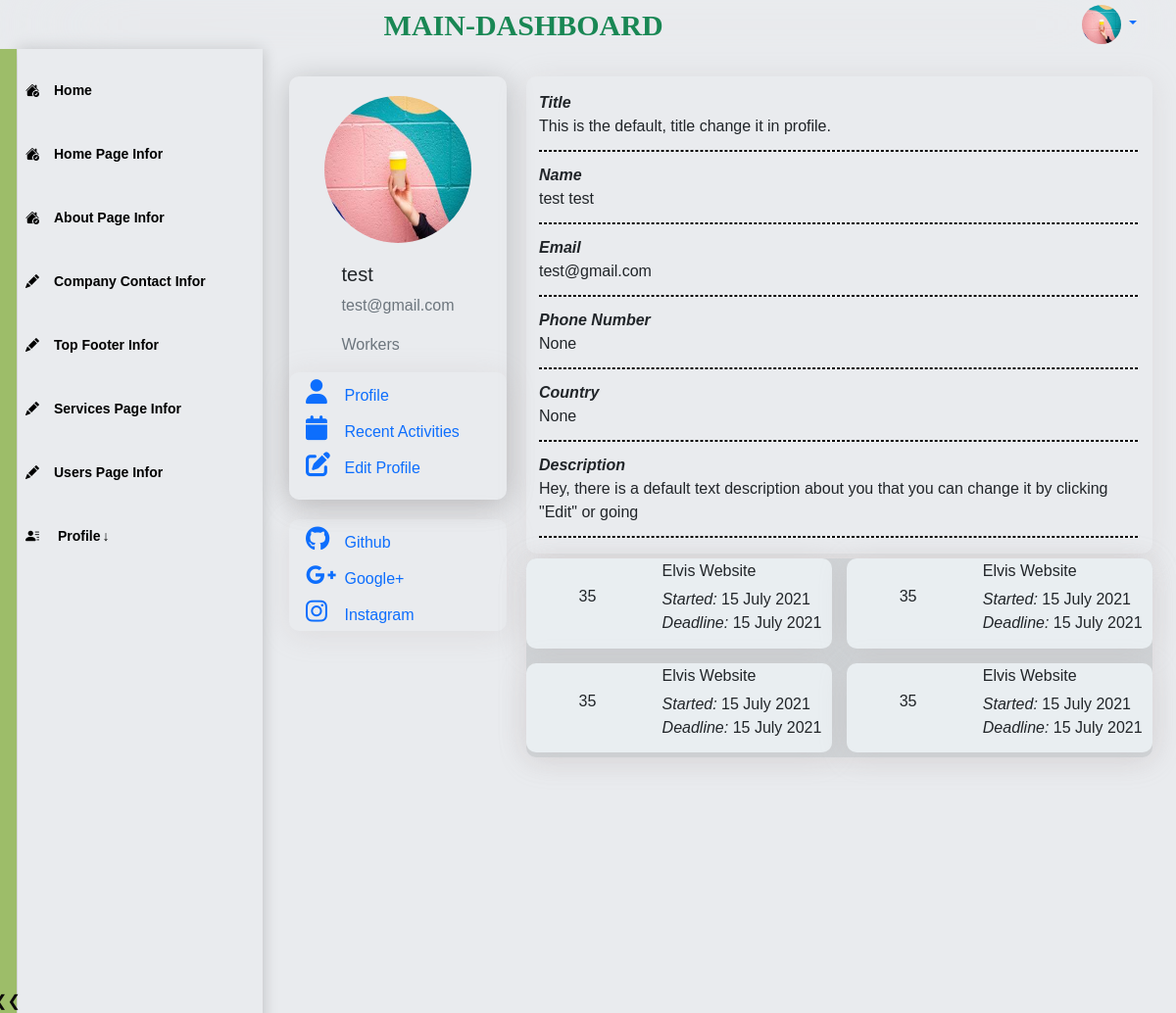
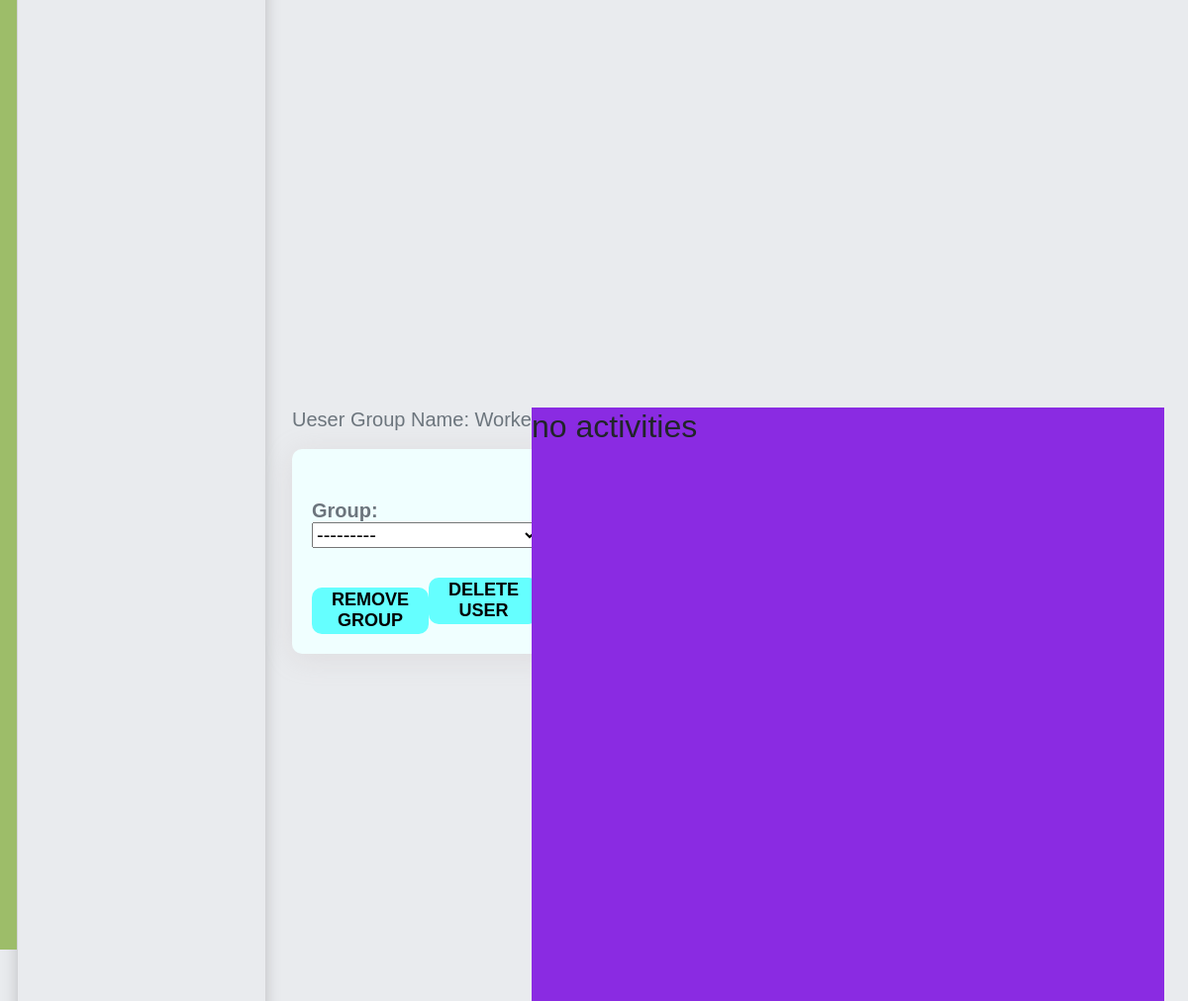
Screenshot of /users/user/profile/2/ (signed in) with the database file from the repository (2 pictures, top to bottom).
### users/models.py (models this page shows, shortened)
class Profile(models.Model):
    is_staff = models.BooleanField(default=False)
    user = models.OneToOneField(User, on_delete=models.CASCADE) # Delete profile when user is deleted
    phone_number = PhoneNumberField(null=True, blank=True)
    country= CountryField(blank=True)
    title = models.CharField(default='This is the default, title change it in profile.', max_length=200, null=True)
    desc_text='Hey, there is a default text description about you that you can change it by clicking "Edit" or going'
    desc = models.TextField(default=desc_text, max_length=200, null=True)
    image = models.ImageField(default='default.jpg', upload_to='profile_pics')
    github = models.URLField(default='https://www.github.com/', max_length=1000, null=True, blank=True)
    facebook = models.URLField(default='https://www.facebook.com/', max_length=1000, null=True, blank=True)
    googleplus = models.URLField(default='https://www.google.com/', max_length=1000, null=True, blank=True)
    instagram = models.URLField(default='https://www.instagram.com/', max_length=1000, null=True, blank=True)

### users/admin_views/users_detail_views.py (the view)
# urls.py: path('user/profile/<int:user_id>/', user_detail, name='user_detail'),
@login_required
@permission_required('auth.view_user', raise_exception=True)
def user_detail(request, user_id):
    profile = get_object_or_404(Profile, user_id=user_id)
    user = User.objects.get(id=user_id)
    full_name = f"{profile.user.first_name} {profile.user.last_name}" if profile.user.first_name or profile.user.last_name else "None"
    profile_data = {
        'Title': profile.title,
        'Name': full_name, #profile.user.first_name,
        'Email': profile.user.email,
        'Phone Number': profile.phone_number,
        'Country': profile.country,
        'Description': profile.desc,
    }
    for key, value in profile_data.items():
        if not value:
            profile_data[key] = "None"
    if request.method == 'POST':
        action = request.POST.get('action')
        print('====ACTION====')
        print(action)
        form = GroupAssignmentForm(request.POST,)
        if form.is_valid():
            group = form.cleaned_data.get('group')
            print('====ACTION22====')
            print(action)
            if action == 'save_group':
                user.groups.clear()  # Remove user from all groups
                user.groups.add(group)  # Add the selected group
                return redirect('user_detail', user_id=user.id)
            elif action == 'remove_group':
                user.groups.remove(group)  # Remove the selected group
                return redirect('user_detail', user_id=user.id)
            elif action == 'delete_user':
                user.delete()
                return redirect('user_list')  # Redirect to user list or another page after deletion
    else:
        form = GroupAssignmentForm()
    context={
        'profile_data': profile_data,
        'profile': profile,
        'form': form,
        }
    return render(request, 'maindashboard/users_admin/user_detail.html', context)

### templates/maindashboard/users_admin/user_detail.html (shortened to what this page needs)
{% extends 'maindashboard/dashboard_base.html'  %}
{% load static %}
{% block css %}
<link rel="stylesheet" href="{% static 'css/users/profile_home.css' %}" type="text/css">
<link rel="stylesheet" href="{% static 'css/users/profile.css' %}">
<link rel="stylesheet" href="{% static 'css/users/login.css' %}" type="text/css">
{% endblock css %}
{% block content %}
<section class="s2 profile">
  <div class=" profile-main  container-xl">
    <div class=" img-area">
      <div class="  profile-photo">
        <a href="{{profile.image.url}}">
          <img src="{{profile.image.url}}" alt="user-image" width="150" height="150"
            class="profile-pic rounded-circle">
        </a>
        <div class="info-">
            <h5 class="account-heading">{{profile.user.username }} </h5>
            <p class="text-secondary">{{ profile.user.email }}</p>
            {% if profile.user.groups.exists %}
                    {% for group in profile.user.groups.all %}
                    <p class="text-secondary">{{ group.name }}</p>
                    {% endfor %}
            {% else %}
                <p class="text-secondary">No groups assigned</p>
            {% endif %}
        </div>
        <div class="select-">
          <ul>
            <li>
              <a href="#profile-info" id="p-i">
                <i class="fa fa-user" aria-hidden="true"></i>
                <span>Profile</span>
              </a>
            </li>
            <li>
              <a href="#activites" id="e-p">
                <i class="fa fa-calendar" aria-hidden="true"></i>
                <span>Recent Activities</span>
              </a>
            </li>
            <li>
              <a href="#edit-profile" id="a-">
                <i class="fa fa-solid fa-pen-to-square"></i>
                <span>Edit Profile</span>
              </a>
            </li>
          </ul>
        </div>
      </div>
      <div class="  socialMedia-area">
        <ul>
          <li>
            <a href="#" class="github">
              <i class="fa fa-brands fa-github"></i>
              <span> Github</span>
            </a>
          </li>
          <li>
            <a href="#">
              <i class="fa fa-brands fa-google-plus-g"></i>
              <span> Google+</span>
            </a>
          </li>
          <li>
            <a href="#">
              <i class="fa fa-brands fa-instagram"></i>
              <span> Instagram</span>
            </a>
          </li>
        </ul>
      </div>
    </div>
    <section id="profile-info">
      <div class=" info-area">
        <div class=" info-area-s">
          <div class="user-details">
            <ul>
                {% for field, value in profile_data.items %}
              <li style=" margin-top: 10px; ">
                <i class=" U-fixed-details">{{ field }} </i>
                <span class="U-valiable-details">{{ value }}</span>
              </li>
              <hr class="hr-dashed">
              {% endfor %}
            </ul>
          </div>
          <div class="current-projects">
            <div class="current-areas">
              <div class="current-no">
                <p>35</p>
              </div>
              <div>
                <ul>
                  <li>
                    <h6>Elvis Website</h6>
                  </li>
                  <li>
                    <i>Started:</i>
                    <span>15 July 2021</span>
                  </li>
                  <li>
                    <i>Deadline:</i>
                    <span>15 July 2021</span>
                  </li>
                </ul>
              </div>
            </div>
            <div class="current-areas">
              <div>
                <p>35</p>
              </div>
              <div>
                <ul>
                  <li>
                    <h6>Elvis Website</h6>
                  </li>
                  <li>
                    <i>Started:</i>
                    <span>15 July 2021</span>
                  </li>
                  <li>
                    <i>Deadline:</i>
                    <span>15 July 2021</span>
                  </li>
                </ul>
              </div>
            </div>
            <div class="current-areas">
              <div>
                <p>35</p>
              </div>
              <div>
                <ul>
                  <li>
                    <h6>Elvis Website</h6>
                  </li>
                  <li>
                    <i>Started:</i>
                    <span>15 July 2021</span>
                  </li>
                  <li>
                    <i>Deadline:</i>
                    <span>15 July 2021</span>
                  </li>
                </ul>
              </div>
            </div>
            <div class="current-areas">
              <div>
                <p>35</p>
              </div>
              <div>
                <ul>
                  <li>
                    <h6>Elvis Website</h6>
                  </li>
                  <li>
                    <i>Started:</i>
                    <span>15 July 2021</span>
                  </li>
                  <li>
                    <i>Deadline:</i>
                    <span>15 July 2021</span>
                  </li>
                </ul>
              </div>
            </div>
          </div>
        </div>
      </div>
    </section>
    <section id="edit-profile" style="justify-items: center;">
      <div class="form-info">
        <div class="form" style="margin-bottom: 10px;">
            {% if profile.user.groups.exists %}
            {% for group in profile.user.groups.all %}
            <h5 class="text-secondary">Ueser Group Name: {{ group.name }}</p>
            {% endfor %}
            {% else %}
                <p class="text-secondary">No groups assigned</p>
            {% endif %}
            <form class="w-a-body" method="POST" enctype="multipart/form-data">
                {{ form.as_p }}
                <div class="button" style="margin-top: 20px;">
                    {% if profile.user.groups.exists %}
                    <button type="submit" name="action" value="remove_group"style="margin-top: 20px;">
                        Remove Group</button>
                    {% else %}
                    <button type="submit" name="action" value="save_group" style="margin-top: 20px;">
                        Save Group</button>
                    {% endif %}
                    <button type="submit" name="action" value="delete_user">Delete User</button>
                </div>
            </form>
        </div>
      </div>
    </section>
    <section id="activities" class="center" style="height: 600px; width: 100%; background-color: blueviolet;">
      <h2>no activities</h2>
    </section>
  </div>
</section>
{% endblock content %}

### templates/maindashboard/dashboard_base.html (shortened to what this page needs)
{% load static %}
<!doctype html>
<html>
<head>
    <link rel="stylesheet" type="text/css"href="https://cdnjs.cloudflare.com/ajax/libs/font-awesome/6.2.0/css/all.min.css">
    <link href="https://cdn.jsdelivr.net/npm/bootstrap@5.3.1/dist/css/bootstrap.min.css" rel="stylesheet">
    <link rel="stylesheet" href="https://cdn.jsdelivr.net/npm/bootstrap-icons@1.10.5/font/bootstrap-icons.css">
    <link rel="stylesheet" href="{% static 'css/blogdashboard/style.css' %}">
    <link rel="stylesheet" href="{% static 'css/blogdashboard/dashboard_nav.css' %}">
    <link rel="stylesheet" href="{% static 'css/blogdashboard/dashboard_sidebar.css' %}">
    <link rel="stylesheet" href="{% static 'css/blogdashboard/dashboard_sidebar.css' %}">
    <link rel="stylesheet" href="{% static 'css/dashboard_all_pages.css' %}">
    {% block css%} {% endblock css%}
</head>
<body class="preload">
    <header class="header">
        <div id="logo">
            <div class="logo">
                main-dashboard
            </div>
        </div>
        <div class="user nav-item dropdown">
            {% if user.is_authenticated %}
              <a class="dropdown-toggle" style="background:none; "id="dropdownMenuButton1" data-bs-toggle="dropdown" aria-expanded="false">
                    <img src="{{user.profile.image.url}}" width="40" height="40" class="rounded-circle" alt="Avatar">
              </a>
            {% else %}
                <a href="{% url 'login' %}">
                    <span>Login</span>  </a>
            {%endif %}
        </div>
    </header>
    <main class="body-container containerl-xxl">
        <div class="item" id="side-bar">
            <div class="side__links">
                <a href="{% url 'main_dashboard_home' %}" class="side__link side__link--active">
                    <i class="bi bi-house-check-fill"></i>
                    Home
                </a>
                <a href="{% url 'home_page_view' %}" class="side__link side__link--active">
                    <i class="bi bi-house-check-fill"></i>
                    Home Page Infor
                </a>
                <a href="{% url 'about_page_view' %}" class="side__link side__link--active">
                    <i class="bi bi-house-check-fill"></i>
                    About Page Infor
                </a>
                <a href="{% url 'companycontact_info_view' %}" class="side__link ">
                    <i class="bi bi-pencil-fill"></i>
                    Company Contact Infor
                </a>
                <a href="{% url 'top_footer_view' %}" class="side__link ">
                    <i class="bi bi-pencil-fill"></i>
                    Top Footer Infor
                </a>
                <a href="{% url 'view_service_categories' %}" class="side__link ">
                    <i class="bi bi-pencil-fill"></i>
                    Services Page Infor
                </a>
                <a href="{% url 'user_list' %}" class="side__link ">
                    <i class="bi bi-pencil-fill"></i>
                    Users Page Infor
                </a>
                <div class="side__link dropdown">
                    <span class="dropdown-btn" aria-expanded="false">
                        <i class="bi bi-person-lines-fill"></i>
                        Profile<span style="padding-left: 2px;">&darr;</span>
                    </span>
                </div>
            </div>
        </div>
        <div class="item" id="main">
            <div>
                {% block content %}
                {% endblock content %}
            </div>
        </div>
    </main>
    <button id="hide-button" ><div class="indicator"></div></button>
</body>
</html>

### rows the page displays
Profile: image (placeholder picture), user.username "test", user.email "test@gmail.com", profile_data "This is the default, title change it in profile." "Hey, there is a default text description about you that you can change it by clicking \"Edit\" or going"

### other values shown
{{ group.name }} "Workers"
{{ field }} "Title" "Name" "Email" "Phone Number" "Country" "Description"
{{ value }} "test test" "test@gmail.com" "None" "None"
